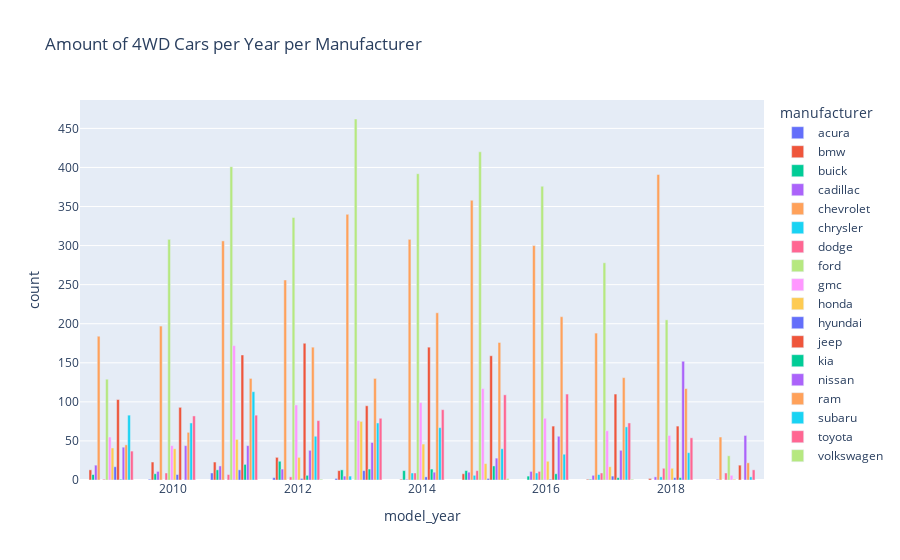

The code cell stored with this chart in its notebook:
### Code cell
year_df = df[df['model_year'] >= 2009]
df_count = year_df[year_df['is_4wd']].groupby(['manufacturer', 'model_year']).size().reset_index(name='count')
fig = px.bar(df_count, x='model_year', y='count', color='manufacturer', barmode='group', title='Amount of 4WD Cars per Year per Manufacturer')
fig.show()

### Figure 1 — Plotly figure (JSON) as saved in the notebook; plotly's stock layout.template omitted (floating-point values rounded to 4 significant figures)
{"data": [{"alignmentgroup": "True", "hovertemplate": "manufacturer=acura<br>model_year=%{x}<br>count=%{y}<extra></extra>", "legendgroup": "acura", "marker": {"color": "#636efa", "pattern": {"shape": ""}}, "name": "acura", "offsetgroup": "acura", "orientation": "v", "showlegend": true, "textposition": "auto", "type": "bar", "x": [2010, 2011, 2012, 2013], "xaxis": "x", "y": [1, 9, 3, 2], "yaxis": "y"}, {"alignmentgroup": "True", "hovertemplate": "manufacturer=bmw<br>model_year=%{x}<br>count=%{y}<extra></extra>", "legendgroup": "bmw", "marker": {"color": "#EF553B", "pattern": {"shape": ""}}, "name": "bmw", "offsetgroup": "bmw", "orientation": "v", "showlegend": true, "textposition": "auto", "type": "bar", "x": [2009, 2010, 2011, 2012, 2013, 2014, 2015, 2017, 2018], "xaxis": "x", "y": [13, 23, 23, 29, 12, 1, 8, 1, 2], "yaxis": "y"}, {"alignmentgroup": "True", "hovertemplate": "manufacturer=buick<br>model_year=%{x}<br>count=%{y}<extra></extra>", "legendgroup": "buick", "marker": {"color": "#00cc96", "pattern": {"shape": ""}}, "name": "buick", "offsetgroup": "buick", "orientation": "v", "showlegend": true, "textposition": "auto", "type": "bar", "x": [2009, 2010, 2011, 2012, 2013, 2014, 2015, 2016, 2017], "xaxis": "x", "y": [7, 8, 13, 24, 13, 12, 12, 5, 1], "yaxis": "y"}, {"alignmentgroup": "True", "hovertemplate": "manufacturer=cadillac<br>model_year=%{x}<br>count=%{y}<extra></extra>", "legendgroup": "cadillac", "marker": {"color": "#ab63fa", "pattern": {"shape": ""}}, "name": "cadillac", "offsetgroup": "cadillac", "orientation": "v", "showlegend": true, "textposition": "auto", "type": "bar", "x": [2009, 2010, 2011, 2012, 2013, 2014, 2015, 2016, 2017, 2018, 2019], "xaxis": "x", "y": [19, 11, 18, 14, 5, 1, 10, 11, 6, 4, 1], "yaxis": "y"}, {"alignmentgroup": "True", "hovertemplate": "manufacturer=chevrolet<br>model_year=%{x}<br>count=%{y}<extra></extra>", "legendgroup": "chevrolet", "marker": {"color": "#FFA15A", "pattern": {"shape": ""}}, "name": "chevrolet", "offsetgroup": "chevrolet", "orientation": "v", "showlegend": true, "textposition": "auto", "type": "bar", "x": [2009, 2010, 2011, 2012, 2013, 2014, 2015, 2016, 2017, 2018, 2019], "xaxis": "x", "y": [184, 197, 306, 256, 340, 308, 358, 300, 188, 391, 55], "yaxis": "y"}, {"alignmentgroup": "True", "hovertemplate": "manufacturer=chrysler<br>model_year=%{x}<br>count=%{y}<extra></extra>", "legendgroup": "chrysler", "marker": {"color": "#19d3f3", "pattern": {"shape": ""}}, "name": "chrysler", "offsetgroup": "chrysler", "orientation": "v", "showlegend": true, "textposition": "auto", "type": "bar", "x": [2013, 2014, 2015, 2016, 2017, 2018], "xaxis": "x", "y": [5, 9, 6, 9, 7, 4], "yaxis": "y"}, {"alignmentgroup": "True", "hovertemplate": "manufacturer=dodge<br>model_year=%{x}<br>count=%{y}<extra></extra>", "legendgroup": "dodge", "marker": {"color": "#FF6692", "pattern": {"shape": ""}}, "name": "dodge", "offsetgroup": "dodge", "orientation": "v", "showlegend": true, "textposition": "auto", "type": "bar", "x": [2009, 2010, 2011, 2012, 2014, 2015, 2016, 2017, 2018, 2019], "xaxis": "x", "y": [1, 9, 7, 4, 9, 12, 11, 9, 15, 9], "yaxis": "y"}, {"alignmentgroup": "True", "hovertemplate": "manufacturer=ford<br>model_year=%{x}<br>count=%{y}<extra></extra>", "legendgroup": "ford", "marker": {"color": "#B6E880", "pattern": {"shape": ""}}, "name": "ford", "offsetgroup": "ford", "orientation": "v", "showlegend": true, "textposition": "auto", "type": "bar", "x": [2009, 2010, 2011, 2012, 2013, 2014, 2015, 2016, 2017, 2018, 2019], "xaxis": "x", "y": [129, 308, 401, 336, 462, 392, 420, 376, 278, 205, 31], "yaxis": "y"}, {"alignmentgroup": "True", "hovertemplate": "manufacturer=gmc<br>model_year=%{x}<br>count=%{y}<extra></extra>", "legendgroup": "gmc", "marker": {"color": "#FF97FF", "pattern": {"shape": ""}}, "name": "gmc", "offsetgroup": "gmc", "orientation": "v", "showlegend": true, "textposition": "auto", "type": "bar", "x": [2009, 2010, 2011, 2012, 2013, 2014, 2015, 2016, 2017, 2018, 2019], "xaxis": "x", "y": [55, 44, 172, 96, 76, 99, 117, 79, 63, 57, 6], "yaxis": "y"}, {"alignmentgroup": "True", "hovertemplate": "manufacturer=honda<br>model_year=%{x}<br>count=%{y}<extra></extra>", "legendgroup": "honda", "marker": {"color": "#FECB52", "pattern": {"shape": ""}}, "name": "honda", "offsetgroup": "honda", "orientation": "v", "showlegend": true, "textposition": "auto", "type": "bar", "x": [2009, 2010, 2011, 2012, 2013, 2014, 2015, 2016, 2017, 2018, 2019], "xaxis": "x", "y": [41, 40, 52, 29, 75, 46, 21, 24, 17, 15, 1], "yaxis": "y"}, {"alignmentgroup": "True", "hovertemplate": "manufacturer=hyundai<br>model_year=%{x}<br>count=%{y}<extra></extra>", "legendgroup": "hyundai", "marker": {"color": "#636efa", "pattern": {"shape": ""}}, "name": "hyundai", "offsetgroup": "hyundai", "orientation": "v", "showlegend": true, "textposition": "auto", "type": "bar", "x": [2009, 2010, 2011, 2012, 2013, 2014, 2015, 2016, 2017, 2018], "xaxis": "x", "y": [17, 7, 13, 2, 12, 4, 2, 1, 5, 3], "yaxis": "y"}, {"alignmentgroup": "True", "hovertemplate": "manufacturer=jeep<br>model_year=%{x}<br>count=%{y}<extra></extra>", "legendgroup": "jeep", "marker": {"color": "#EF553B", "pattern": {"shape": ""}}, "name": "jeep", "offsetgroup": "jeep", "orientation": "v", "showlegend": true, "textposition": "auto", "type": "bar", "x": [2009, 2010, 2011, 2012, 2013, 2014, 2015, 2016, 2017, 2018, 2019], "xaxis": "x", "y": [103, 93, 160, 175, 95, 170, 159, 69, 110, 69, 19], "yaxis": "y"}, {"alignmentgroup": "True", "hovertemplate": "manufacturer=kia<br>model_year=%{x}<br>count=%{y}<extra></extra>", "legendgroup": "kia", "marker": {"color": "#00cc96", "pattern": {"shape": ""}}, "name": "kia", "offsetgroup": "kia", "orientation": "v", "showlegend": true, "textposition": "auto", "type": "bar", "x": [2009, 2011, 2012, 2013, 2014, 2015, 2016, 2017, 2018], "xaxis": "x", "y": [1, 20, 6, 14, 14, 18, 8, 3, 3], "yaxis": "y"}, {"alignmentgroup": "True", "hovertemplate": "manufacturer=nissan<br>model_year=%{x}<br>count=%{y}<extra></extra>", "legendgroup": "nissan", "marker": {"color": "#ab63fa", "pattern": {"shape": ""}}, "name": "nissan", "offsetgroup": "nissan", "orientation": "v", "showlegend": true, "textposition": "auto", "type": "bar", "x": [2009, 2010, 2011, 2012, 2013, 2014, 2015, 2016, 2017, 2018, 2019], "xaxis": "x", "y": [42, 44, 44, 38, 48, 10, 28, 56, 38, 152, 57], "yaxis": "y"}, {"alignmentgroup": "True", "hovertemplate": "manufacturer=ram<br>model_year=%{x}<br>count=%{y}<extra></extra>", "legendgroup": "ram", "marker": {"color": "#FFA15A", "pattern": {"shape": ""}}, "name": "ram", "offsetgroup": "ram", "orientation": "v", "showlegend": true, "textposition": "auto", "type": "bar", "x": [2009, 2010, 2011, 2012, 2013, 2014, 2015, 2016, 2017, 2018, 2019], "xaxis": "x", "y": [45, 61, 130, 170, 130, 214, 176, 209, 131, 117, 22], "yaxis": "y"}, {"alignmentgroup": "True", "hovertemplate": "manufacturer=subaru<br>model_year=%{x}<br>count=%{y}<extra></extra>", "legendgroup": "subaru", "marker": {"color": "#19d3f3", "pattern": {"shape": ""}}, "name": "subaru", "offsetgroup": "subaru", "orientation": "v", "showlegend": true, "textposition": "auto", "type": "bar", "x": [2009, 2010, 2011, 2012, 2013, 2014, 2015, 2016, 2017, 2018, 2019], "xaxis": "x", "y": [83, 73, 113, 56, 73, 67, 40, 33, 68, 35, 4], "yaxis": "y"}, {"alignmentgroup": "True", "hovertemplate": "manufacturer=toyota<br>model_year=%{x}<br>count=%{y}<extra></extra>", "legendgroup": "toyota", "marker": {"color": "#FF6692", "pattern": {"shape": ""}}, "name": "toyota", "offsetgroup": "toyota", "orientation": "v", "showlegend": true, "textposition": "auto", "type": "bar", "x": [2009, 2010, 2011, 2012, 2013, 2014, 2015, 2016, 2017, 2018, 2019], "xaxis": "x", "y": [37, 82, 83, 76, 79, 90, 109, 110, 73, 54, 13], "yaxis": "y"}, {"alignmentgroup": "True", "hovertemplate": "manufacturer=volkswagen<br>model_year=%{x}<br>count=%{y}<extra></extra>", "legendgroup": "volkswagen", "marker": {"color": "#B6E880", "pattern": {"shape": ""}}, "name": "volkswagen", "offsetgroup": "volkswagen", "orientation": "v", "showlegend": true, "textposition": "auto", "type": "bar", "x": [2012, 2015, 2017], "xaxis": "x", "y": [1, 2, 1], "yaxis": "y"}], "layout": {"barmode": "group", "legend": {"title": {"text": "manufacturer"}, "tracegroupgap": 0}, "title": {"text": "Amount of 4WD Cars per Year per Manufacturer"}, "xaxis": {"anchor": "y", "domain": [0, 1], "title": {"text": "model_year"}}, "yaxis": {"anchor": "x", "domain": [0, 1], "title": {"text": "count"}}}}
